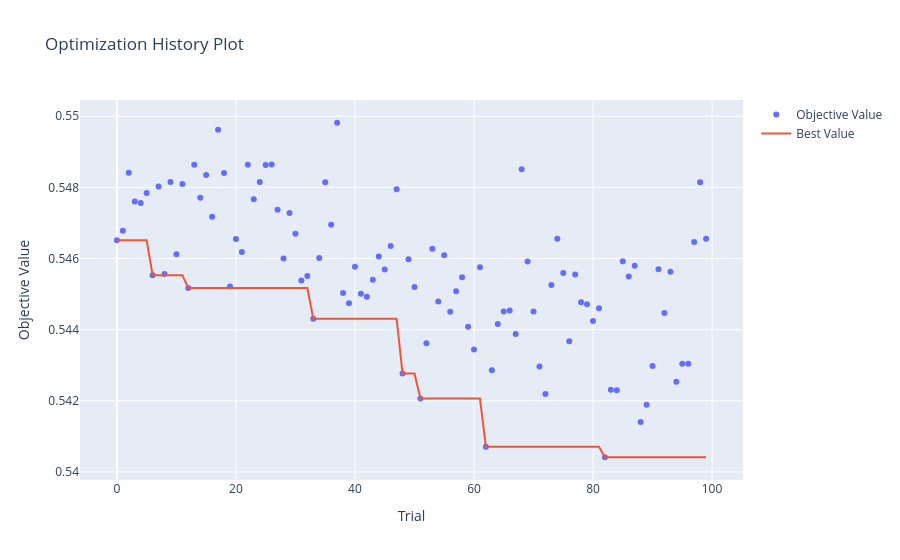

This figure's notebook cell:
### Code cell
optuna.visualization.plot_optimization_history(study_binary)
